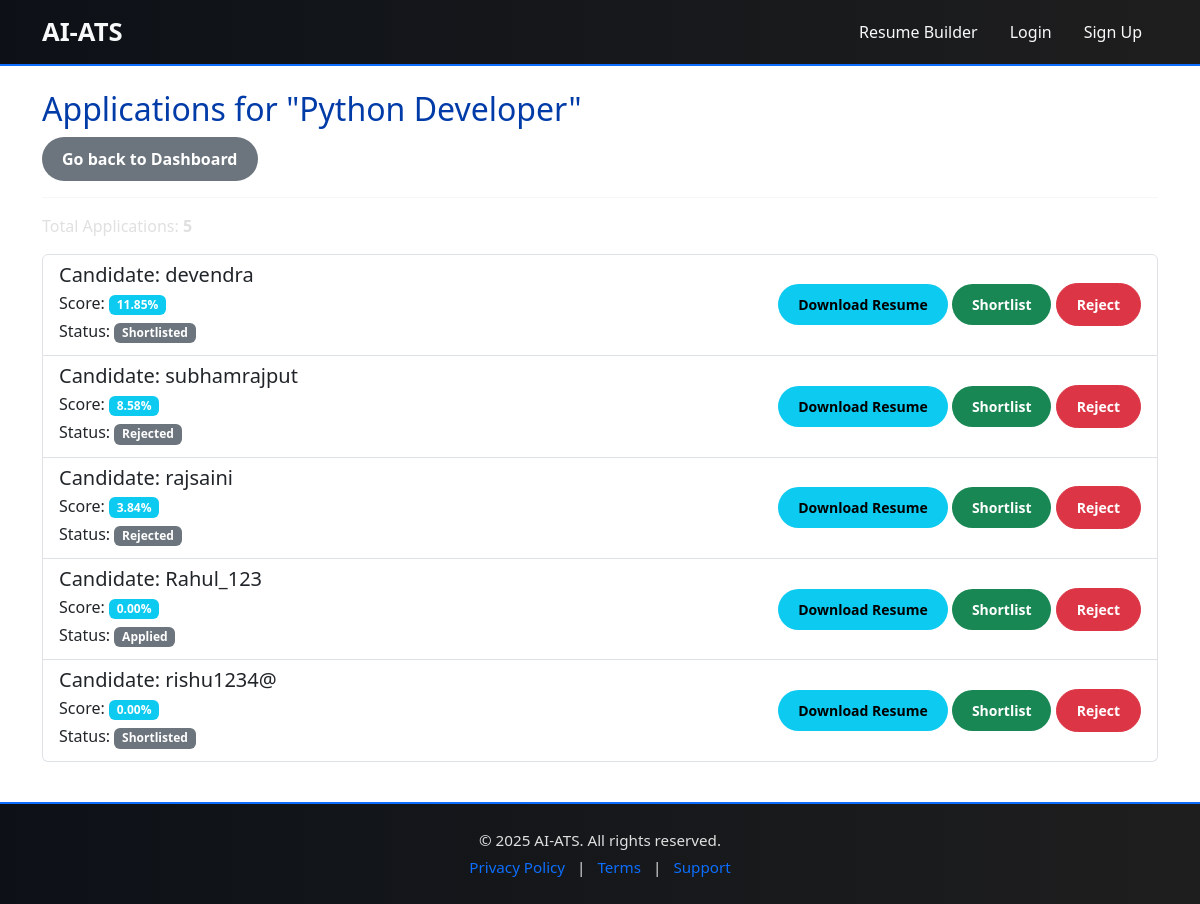
Screenshot of /recruiter/jobs/3/applications/ (signed in) with the database file from the repository.
### core/models.py (models this page shows, shortened)
class Job(models.Model):
    title = models.CharField(max_length=200)
    description = models.TextField()
    recruiter = models.ForeignKey(
        'CustomUser',
        on_delete=models.CASCADE,
        limit_choices_to={'is_recruiter': True}
    )
    is_internal = models.BooleanField(default=True)
    external_url = models.URLField(blank=True, null=True)
    job_field = models.ForeignKey(JobField, on_delete=models.SET_NULL, null=True)

class Application(models.Model):
    candidate = models.ForeignKey(
        'CustomUser',
        on_delete=models.CASCADE,
        limit_choices_to={'is_candidate': True}
    )
    job = models.ForeignKey(Job, on_delete=models.CASCADE)
    resume = models.FileField(upload_to='resumes/')
    STATUS_CHOICES = (
        ('Applied', 'Applied'),
        ('Screening', 'Screening'),
        ('Shortlisted', 'Shortlisted'),
        ('Rejected', 'Rejected'),
    )
    status = models.CharField(max_length=20, choices=STATUS_CHOICES, default='Applied')
    ranking_score = models.FloatField(default=0.0)

class CustomUser(AbstractUser):
    is_candidate = models.BooleanField(default=False)
    is_recruiter = models.BooleanField(default=False)

### core/views.py (the view)
# urls.py: path('recruiter/jobs/<int:job_id>/applications/', views.recruiter_job_applications, name='recruiter_job_applications'),
@login_required
def recruiter_job_applications(request, job_id):
    if not request.user.is_recruiter:
        return redirect('dashboard')
    job = get_object_or_404(Job, id=job_id, recruiter=request.user)
    applications = Application.objects.filter(job=job).order_by('-ranking_score')
    return render(request, 'core/recruiter_job_applications.html', {'job': job, 'applications': applications})

### core/templates/core/recruiter_job_applications.html
{% extends 'core/base.html' %}
{% block content %}
<div class="row">
    <div class="col-12">
        <h2>Applications for "{{ job.title }}"</h2>
        <a href="{% url 'recruiter_dashboard' %}" class="btn btn-secondary">Go back to Dashboard</a>
        <hr>
    </div>
</div>
{% if applications %}
<div class="row">
    <div class="col-12">
        <p>Total Applications: <strong>{{ applications.count }}</strong></p>
        <ul class="list-group">
            {% for application in applications %}
            <li class="list-group-item d-flex justify-content-between align-items-center">
                <div>
                    <h5 class="mb-1">Candidate: {{ application.candidate.username }}</h5>
                    <p class="mb-1">Score: <span class="badge bg-info">{{ application.ranking_score|floatformat:2 }}%</span></p>
                    <p class="mb-1">Status: <span class="badge bg-secondary">{{ application.status }}</span></p>
                </div>
                <div>
                    <a href="{{ application.resume.url }}" target="_blank" class="btn btn-sm btn-info">Download Resume</a>
                    <a href="{% url 'shortlist_application' application.id %}" class="btn btn-sm btn-success">Shortlist</a>
                    <a href="{% url 'reject_application' application.id %}" class="btn btn-sm btn-danger">Reject</a>
                </div>
            </li>
            {% endfor %}
        </ul>
    </div>
</div>
{% else %}
<p>Currently, there are no applications for this job.</p>
{% endif %}
{% endblock %}

### core/templates/core/base.html (style rules this page uses)
body { background-color: #ffffff; color: #e0e0e0; font-family: "Segoe UI", sans-serif; margin: 0; height: 100%; padding: 0; }
h1, h2, h3 { color: rgb(0, 59, 168); }
.btn { border-radius: 30px; padding: 10px 20px; font-weight: bold; transition: opacity 0.2s ease-in-out; }
.btn-success { background-color: #198754; border: none; }
.btn-info { background-color: #0dcaf0; border: none; }
.btn-secondary { background-color: #6c757d; border: none; }

### rows the page displays
Job: title "Python Developer"
Application: candidate.username "devendra", ranking_score "11.85", status "Shortlisted"
Application: candidate.username "subhamrajput", ranking_score "8.58", status "Rejected"
Application: candidate.username "rajsaini", ranking_score "3.84", status "Rejected"
Application: candidate.username "Rahul_123", ranking_score "0.00", status "Applied"
Application: candidate.username "rishu1234@", ranking_score "0.00", status "Shortlisted"

### other values shown
{{ applications.count }} "5"
